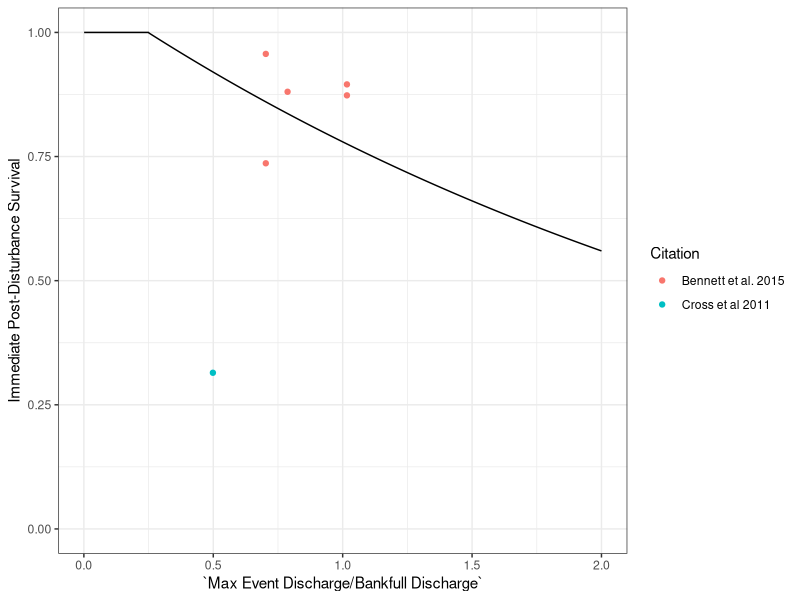
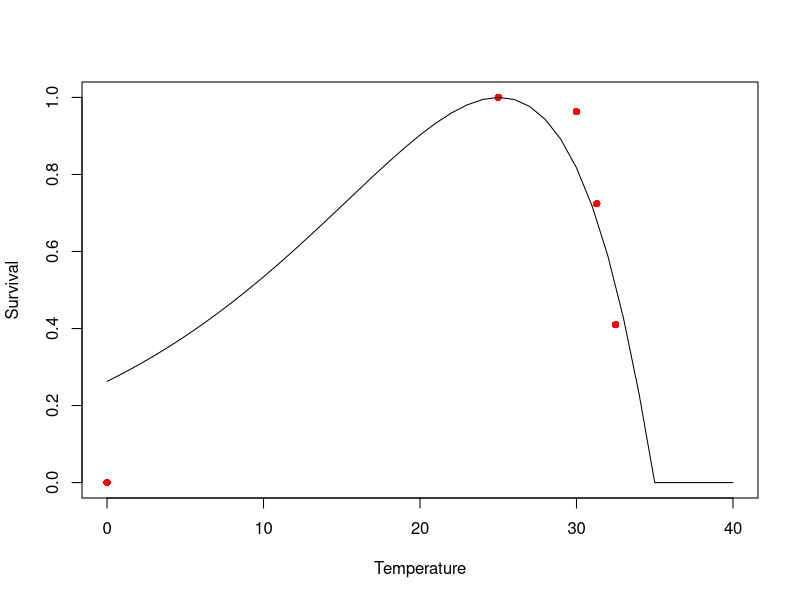

These figures' R source, in order:
############################################################
## Code to fit curve to P. anitpodarum mortality rates to data
#############################################################

library(readxl)
library(minpack.lm)
library(tidyverse)
library(car)
library(boot)
NZMSVitalRates <- read_excel("VitalRates.xlsx", sheet = "NZMS Mortality Rates")
NZMSVitalRates <- as.data.frame(NZMSVitalRates)

flow.surv.fit <- function(magnitude, mortality, Qmin){
  x <- magnitude # rename x and y
  y <- 1 - mortality # convert to survival
  df <- as.data.frame(cbind(x,y))
  df <- rbind(df, c(Qmin, 1.375))  # make sure we specify that we have 100% survival at Qmin (0.25)
  nls.fit <- nlsLM(formula = (y ~ k* exp(-h*x)), data = df, start = c(k = 1, h = 1)) # fit to negative exponential function
  return(nls.fit)
}

flow.surv.rate <- function(h, k, max, min, interval, Qmin) {
  Q <- seq(min, max, by = interval)
  surv <- k*(exp(-h*Q))
  surv.df <- as.data.frame(cbind(Q, surv))
  surv.df$surv[which(surv.df$Q <= Qmin)] <- 1
  return(surv.df)
}

surv.fit.NZMS <- flow.surv.fit(NZMSVitalRates$`Max Event Discharge/Bankfull Discharge`, NZMSVitalRates$Mortality, 0.25)
surv.df.NZMS <- flow.surv.rate(surv.fit.NZMS$m$getPars()[2] , surv.fit.NZMS$m$getPars()[1], 2, 0.001, 0.001, 0.25)

ggplot(surv.df.NZMS, aes(x = Q, y = surv))+
  geom_line()+
  geom_point(data = NZMSVitalRates, aes(x = `Max Event Discharge/Bankfull Discharge` , y = 1-(Mortality), color = Citation))+
  coord_cartesian(ylim = c(0,1)) +
  ylab('Immediate Post-Disturbance Survival') +
  theme_bw()+
  xlab('`Max Event Discharge/Bankfull Discharge`')

# calculating temperature fecundity relationship for NZMS using a power function
# log(y)=log(b*x^z)=log(b)+z*log(x)
# In this case lm(log(y)~log(x) ) solve your problem

# max recruitment between 16 and 19 C (Dybahl and Kane)
# recruitment stops below 9C (Bennett )
# above 27 C everything stops working well (Dybahl and Kane)
x <- c(9, 16, 17.5, 19, 27)
y <- c(0.001, 1, 1, 1, 0.001)
data <- as.data.frame(cbind(x,y))
nlsLM(y~ -b*(x - 17.5)^4 + 1,start = list(b = 0),data=data)

# eq = y = -0.0001427(x - 17.5)^4 + 1 * F 

# Calculating Temperature Dependent Mortality
NZMSSurvRates <- read_excel("VitalRates.xlsx", sheet = "NZMS Survival Rates")
NZMSSurvRates <- as.data.frame(NZMSSurvRates)
fit <- nlsLM(logit(Survival) ~ a*Temperature^2+ b*Temperature + c, data = NZMSSurvRates, start = c(a = 1, b = 1, c = 1))
TempSurv <- function(x){
  y = -0.08814*x^2 + 3.09981*x -9.18655
  return(inv.logit(y))
}

# based on the two fits we have neg binom and inv logit 2nd deg I think the neg inv. binom fits the best, based on 

min.RSS <- function(par){
  mod <- dnbinom(as.integer(-NZMSSurvRates$Temperature + 34), size = par[2], prob = par[1])
  a <- sum(NZMSSurvRates$Survival - (mod*(max(NZMSSurvRates$Survival)/max(mod))))^2
}
params <- optim(par = c(0.2, 2), fn = min.RSS, method = "BFGS")

TempSurv <- function(x){
  a <-  dnbinom(-x + 34, size = params$par[2] , prob = params$par[1])*(max(NZMSSurvRates$Survival)/max(dnbinom(as.integer(-NZMSSurvRates$Temperature + 34), size =params$par[2], prob = params$par[1])))
  return((a))
}

# TempSurv <- function(x){
#   a <-  dnbinom(-x + 32, size = 3, prob = 0.2)
#   return((a))
# }

tem <- seq(0, 40, by = 1)
plot(NZMSSurvRates$Temperature, NZMSSurvRates$Survival, col = "red", pch = 16, xlab = "Temperature", ylab = "Survival", xlim = c(0,40), ylim = c(0, 1))
lines(tem, TempSurv(tem))
